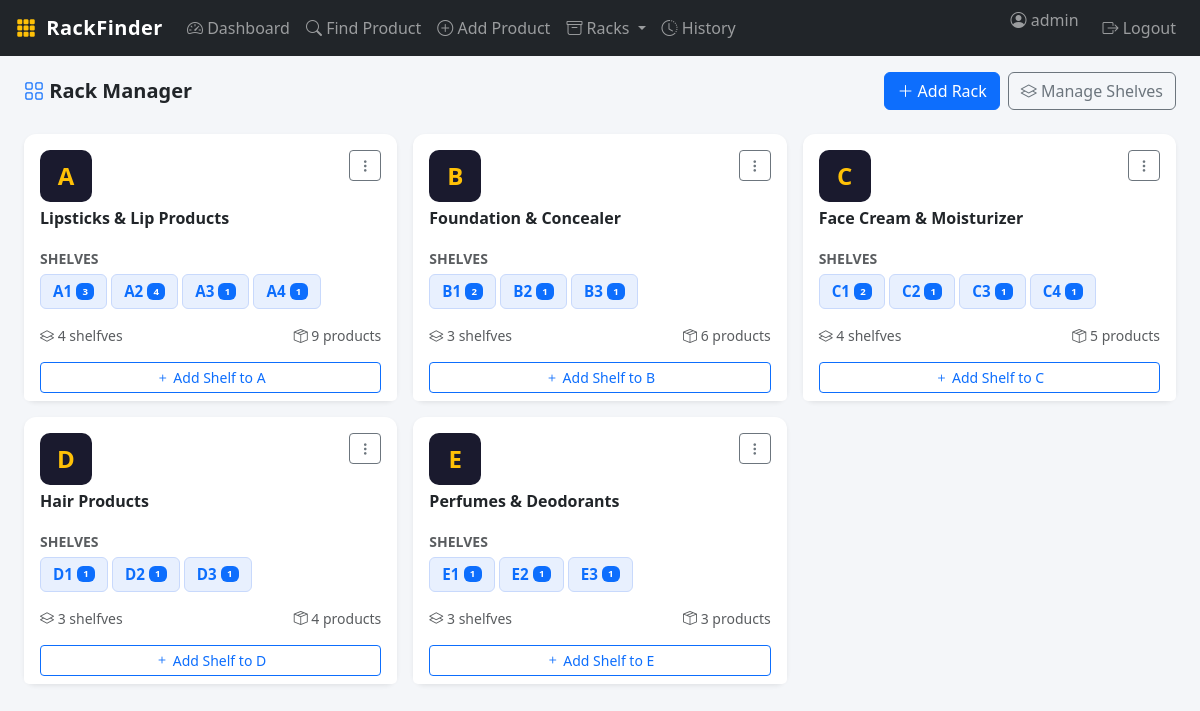
The page /racks/ (signed in) on the database its author committed.
### racks/models.py (models this page shows, shortened)
class Rack(models.Model):
    name = models.CharField(max_length=10, unique=True, help_text="e.g. A, B, C")
    category = models.CharField(max_length=100, blank=True, help_text="e.g. Lipsticks, Foundations")
    description = models.TextField(blank=True)
    created_at = models.DateTimeField(auto_now_add=True)
    class Meta:
        ordering = ['name']
    @property
    def shelf_count(self):
        return self.shelves.count()
    @property
    def product_count(self):
        return self.products.count()

class Shelf(models.Model):
    rack = models.ForeignKey(Rack, on_delete=models.CASCADE, related_name='shelves')
    code = models.CharField(max_length=10, help_text="e.g. A1, A2")
    description = models.CharField(max_length=200, blank=True)
    created_at = models.DateTimeField(auto_now_add=True)
    class Meta:
        ordering = ['code']
        unique_together = ['rack', 'code']
    @property
    def product_count(self):
        return self.products.count()

### racks/views.py (the view)
# urls.py: path('', views.rack_list, name='rack_list'),
@login_required
def rack_list(request):
    racks = Rack.objects.prefetch_related('shelves').all()
    return render(request, 'racks/rack_list.html', {'racks': racks})

### templates/racks/rack_list.html (shortened to what this page needs)
{% extends "base.html" %}
{% block content %}
<div class="d-flex justify-content-between align-items-center mb-4">
    <h5 class="fw-bold mb-0">
        <i class="bi bi-grid text-primary"></i> Rack Manager
    </h5>
    <div class="d-flex gap-2">
        <a href="{% url 'rack_add' %}" class="btn btn-primary">
            <i class="bi bi-plus-lg"></i> Add Rack
        </a>
        <a href="{% url 'shelf_list' %}" class="btn btn-outline-secondary">
            <i class="bi bi-layers"></i> Manage Shelves
        </a>
    </div>
</div>
{% if racks %}
<div class="row g-3">
    {% for rack in racks %}
    <div class="col-md-6 col-lg-4">
        <div class="card border-0 shadow-sm h-100">
            <div class="card-body">
                <div class="d-flex justify-content-between align-items-start mb-3">
                    <div>
                        <div class="rack-badge-lg">{{ rack.name }}</div>
                        {% if rack.category %}
                        <div class="fw-semibold mt-1">{{ rack.category }}</div>
                        {% endif %}
                    </div>
                    <div class="dropdown">
                        <button class="btn btn-sm btn-outline-secondary" data-bs-toggle="dropdown">
                            <i class="bi bi-three-dots-vertical"></i>
                        </button>
                    </div>
                </div>
                <div class="mb-3">
                    <small class="text-muted fw-semibold">SHELVES</small>
                    <div class="mt-1 d-flex flex-wrap gap-1">
                        {% for shelf in rack.shelves.all %}
                        <span class="shelf-chip-lg" title="{{ shelf.product_count }} products">
                            {{ shelf.code }}
                            {% if shelf.product_count > 0 %}
                            <span class="badge bg-primary ms-1" style="font-size:0.6rem;">{{ shelf.product_count }}</span>
                            {% endif %}
                        </span>
                        {% empty %}
                        <span class="text-muted small">No shelves yet</span>
                        {% endfor %}
                    </div>
                </div>
                <div class="d-flex justify-content-between text-muted small">
                    <span><i class="bi bi-layers"></i> {{ rack.shelf_count }} shelf{{ rack.shelf_count|pluralize:"ves" }}</span>
                    <span><i class="bi bi-box-seam"></i> {{ rack.product_count }} product{{ rack.product_count|pluralize }}</span>
                </div>
            </div>
            <div class="card-footer bg-white border-0 pt-0">
                <a href="{% url 'shelf_add' %}?rack={{ rack.pk }}" class="btn btn-sm btn-outline-primary w-100">
                    <i class="bi bi-plus"></i> Add Shelf to {{ rack.name }}
                </a>
            </div>
        </div>
    </div>
    {% endfor %}
</div>
{% endif %}
{% endblock %}

### templates/base.html (shortened to what this page needs)
<!DOCTYPE html>
<html lang="en">
<head>
    <link rel="stylesheet" href="https://cdn.jsdelivr.net/npm/bootstrap@5.3.2/dist/css/bootstrap.min.css">
    <link rel="stylesheet" href="https://cdn.jsdelivr.net/npm/bootstrap-icons@1.11.3/font/bootstrap-icons.min.css">
    {% load static %}
    <link rel="stylesheet" href="{% static 'css/style.css' %}">
</head>
<body>
<nav class="navbar navbar-expand-lg navbar-dark bg-dark px-3">
    <a class="navbar-brand fw-bold" href="{% url 'dashboard' %}">
        <i class="bi bi-grid-3x3-gap-fill text-warning me-1"></i> RackFinder
    </a>
    <div class="collapse navbar-collapse" id="navMain">
        <ul class="navbar-nav me-auto">
            <li class="nav-item">
                <a class="nav-link {% if request.resolver_match.url_name == 'dashboard' %}active{% endif %}"
                   href="{% url 'dashboard' %}">
                    <i class="bi bi-speedometer2"></i> Dashboard
                </a>
            </li>
            <li class="nav-item">
                <a class="nav-link {% if request.resolver_match.url_name == 'search' %}active{% endif %}"
                   href="{% url 'search' %}">
                    <i class="bi bi-search"></i> Find Product
                </a>
            </li>
            <li class="nav-item">
                <a class="nav-link {% if request.resolver_match.url_name == 'product_add' %}active{% endif %}"
                   href="{% url 'product_add' %}">
                    <i class="bi bi-plus-circle"></i> Add Product
                </a>
            </li>
            <li class="nav-item dropdown">
                <a class="nav-link dropdown-toggle" href="#" data-bs-toggle="dropdown">
                    <i class="bi bi-archive"></i> Racks
                </a>
            </li>
            <li class="nav-item">
                <a class="nav-link {% if request.resolver_match.url_name == 'movement_history' %}active{% endif %}"
                   href="{% url 'movement_history' %}">
                    <i class="bi bi-clock-history"></i> History
                </a>
            </li>
        </ul>
        <ul class="navbar-nav ms-auto">
            <li class="nav-item">
                <span class="navbar-text me-3">
                    <i class="bi bi-person-circle"></i> {{ request.user.username }}
                </span>
            </li>
            <li class="nav-item">
                <a class="nav-link" href="{% url 'logout' %}">
                    <i class="bi bi-box-arrow-right"></i> Logout
                </a>
            </li>
        </ul>
    </div>
</nav>
<div class="container-fluid px-4 py-3">
    {% block content %}{% endblock %}
</div>
{% load static %}
</body>
</html>

### static/css/style.css (style rules this page uses)
:root { --primary: #0d6efd; --warning: #ffc107; --rack-bg: #1a1a2e; }
body { background-color: #f4f6f9; font-family: 'Segoe UI', system-ui, sans-serif; }
.navbar-brand { font-size: 1.25rem; letter-spacing: 0.5px; }
.rack-badge-lg { display: inline-flex; align-items: center; justify-content: center; width: 52px; height: 52px; background: #1a1a2e; color: #ffc107; font-weight: 800; font-size: 1.5rem; border-radius: 10px; }
.shelf-chip-lg { display: inline-flex; align-items: center; justify-content: center; background: #e8f0fe; color: #0d6efd; font-weight: 700; padding: 5px 12px; border-radius: 6px; font-size: 0.95rem; border: 1px solid #c8d9fc; }
.card { border-radius: 12px; }

### rows shown on the page
Rack: name "A", category "Lipsticks & Lip Products", shelf_count "4", product_count "9"
Shelf: code "A1", product_count "3"
Shelf: code "A2", product_count "4"
Shelf: code "A3", product_count "1"
Shelf: code "A4", product_count "1"
Rack: name "B", category "Foundation & Concealer", shelf_count "3", product_count "6"
Shelf: code "B1", product_count "2"
Shelf: code "B2", product_count "1"
Shelf: code "B3", product_count "1"
Rack: name "C", category "Face Cream & Moisturizer", shelf_count "4", product_count "5"
Shelf: code "C1", product_count "2"
Shelf: code "C2", product_count "1"
Shelf: code "C3", product_count "1"
Shelf: code "C4", product_count "1"
Rack: name "D", category "Hair Products", shelf_count "3", product_count "4"
Shelf: code "D1", product_count "1"
Shelf: code "D2", product_count "1"
Shelf: code "D3", product_count "1"
Rack: name "E", category "Perfumes & Deodorants", shelf_count "3", product_count "3"
Shelf: code "E1", product_count "1"
Shelf: code "E2", product_count "1"
Shelf: code "E3", product_count "1"

### other values the page prints
{{ request.user.username }} "admin"
